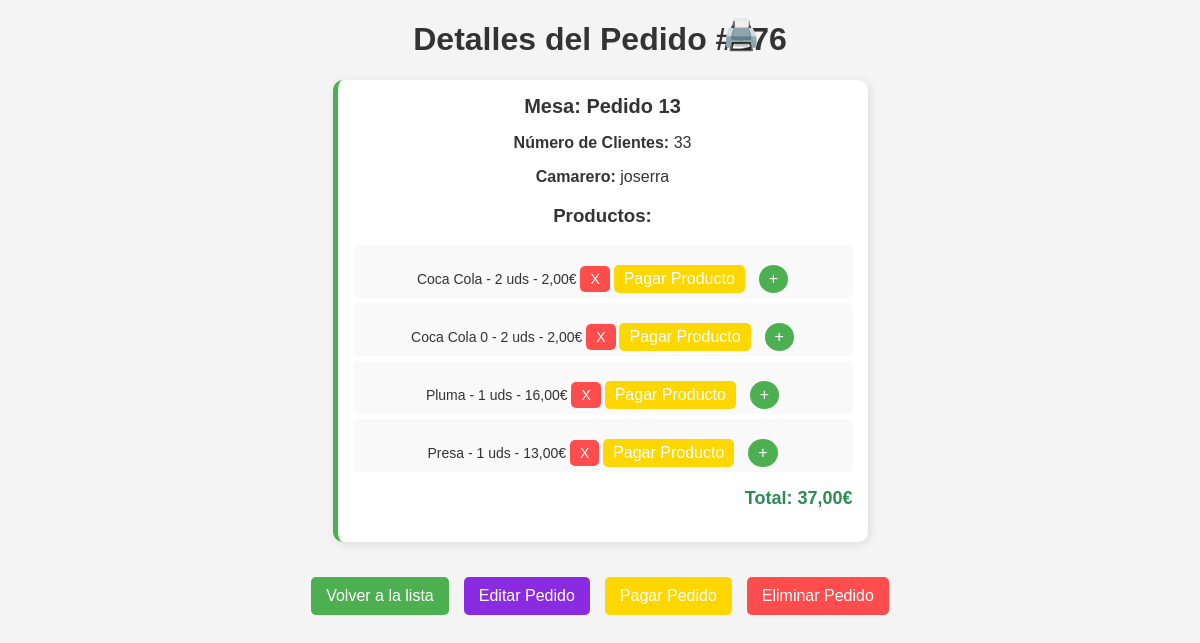
Screenshot of /pedidos/176/ (signed in) with the database file from the repository.
### tapAppGestion/models.py (models this page shows, shortened)
class Pedido(models.Model):
    mesa = models.CharField(max_length=50)
    numero_clientes = models.PositiveIntegerField()
    productos = models.ManyToManyField(Producto, through='PedidoProducto')
    camarero = models.ForeignKey(User, on_delete=models.CASCADE)  #camarero que toma el pedido
    pagado = models.BooleanField(default=False)
    fecha = models.DateTimeField(default=now)
    fecha_cierre = models.DateTimeField(null=True, blank=True)  # Fecha cuando se pagó

class PedidoProducto(models.Model):
    pedido = models.ForeignKey(Pedido, on_delete=models.CASCADE)
    producto = models.ForeignKey(Producto, on_delete=models.CASCADE)
    cantidad = models.PositiveIntegerField(default=1)
    nota = models.TextField(blank=True, null=True)  # Nuevo campo para notas

class Producto(models.Model):
    CATEGORIAS = (
        ('Cervezas', 'Cervezas'),
        ('Bebida/Refresco', 'Bebida/Refresco'),
        ('Copa Vino', 'Copa Vino'),
        ('Botellas Vino', 'Botellas Vino'),
        ('Fuera de Carta', 'Fuera de Carta'),
        ('Pan', 'Pan'),
        ('Tapas o ½ Ración', 'Tapas o ½ Ración'),
        ('Entrantes', 'Entrantes'),
        ('Pescados', 'Pescados'),
        ('Carnes Ibéricas', 'Carnes Ibéricas'),
        ('Carnes Ternera', 'Carnes Ternera'),
        ('Bocadillos', 'Bocadillos'),
        ('Postres', 'Postres'),
        ('Cafés', 'Cafés'),
        ('Bebidas Alcohólicas', 'Bebidas Alcohólicas'),
        ('Desayunos', 'Desayunos'),
        ('Oferta del día', 'Oferta del día'),
    )
    nombre = models.CharField(max_length=100)
    categoria = models.CharField(max_length=50, choices=CATEGORIAS)
    precio = models.DecimalField(max_digits=6, decimal_places=2)
    imagen = models.ImageField(upload_to='productos/', blank=True, null=True)
    cantidad = models.PositiveIntegerField(default=0)  # Campo para la cantidad en el almacén
    es_barril = models.BooleanField(default=False)
    litros_disponibles = models.DecimalField(max_digits=6, decimal_places=2, null=True, blank=True)
    kilos_disponibles = models.DecimalField(max_digits=6, decimal_places=2, null=True, blank=True)

### tapAppGestion/views.py (the view)
# urls.py: path('pedidos/<int:pedido_id>/', views.detalles_pedido, name='detalles_pedido'),
@login_required
def detalles_pedido(request, pedido_id):
    pedido = get_object_or_404(Pedido, id=pedido_id)
    productos_pedido = PedidoProducto.objects.filter(pedido=pedido).select_related('producto')
    total_pedido = sum(pp.producto.precio * pp.cantidad for pp in productos_pedido)
    return render(request, 'detalles_pedido.html', {
        'pedido': pedido,
        'productos_pedido': productos_pedido,
        'total_pedido': round(total_pedido, 2)
    })

### tapAppGestion/templates/detalles_pedido.html (shortened to what this page needs)
{% load static %}
<!DOCTYPE html>
<html lang="es">
<head>
    <link rel="stylesheet" type="text/css" href="{% static 'css/stylesListaPedidos.css' %}">
</head>
<body>
    <main class="pedido-detalles-container">
        <h1 class="pedido-titulo">Detalles del Pedido #{{ pedido.id }}</h1>
    <a href="{% url 'generar_ticket_cliente' pedido.id %}" target="_blank" title="Imprimir ticket"
       style="
           position: absolute;
           top: 17px;
           right: 440px;
           font-size: 30px;
           text-decoration: none;
           color: black;
       ">
        🖨️
    </a>
        <div class="pedido-card">
            <h2>Mesa: {{ pedido.mesa }}</h2>
            <p><strong>Número de Clientes:</strong> {{ pedido.numero_clientes }}</p>
            <p><strong>Camarero:</strong> {{ pedido.camarero.username }}</p>
            <h3>Productos:</h3>
            <ul class="pedido-productos">
                {% for producto_pedido in productos_pedido %}
                <li>
                    {{ producto_pedido.producto.nombre }} - {{ producto_pedido.cantidad }} uds - {{ producto_pedido.producto.precio }}€
                    <a href="{% url 'eliminar_producto_pedido' pedido.id producto_pedido.producto.id %}"
                        class="eliminar-btn-details">X</a>
                    {% if producto_pedido.cantidad > 1 or productos_pedido|length > 1%}
                        <form action="{% url 'pagar_producto' pedido.id producto_pedido.id %}" method="post" style="display:inline;">
                            <button type="submit" class="pagar-btn-individual">Pagar Producto</button>
                        </form>
                    {% endif %}
                    <button type="button" class="nota-btn" onclick="toggleNota({{ producto_pedido.id }})">+</button>
                </li>
                {% endfor %}
            </ul>
            <p class="pedido-total">Total: {{ total_pedido }}€</p>
        </div>
        <div class="botones-container">
            <form action="{% url 'lista_pedidos' %}" method="get">
                <button type="submit" class="volver-btn">Volver a la lista</button>
            </form>
            <form action="{% url 'editar_pedido' pedido.id %}" method="get">
                <button type="submit" class="editar-btn">Editar Pedido</button>
            </form>
            <form action="{% url 'pagar_pedido' pedido.id %}" method="post"
                onsubmit="return confirm('¿Estás seguro de que quieres pagar este pedido? No se podrá editar después.');">
                <button type="submit" class="pagar-btn">Pagar Pedido</button>
            </form>
            <form action="{% url 'eliminar_pedido' pedido.id %}" method="POST"
                onsubmit="return confirm('¿Estás seguro de que quieres eliminar este pedido?');">
                <button type="submit" class="eliminar-btn">Eliminar Pedido</button>
            </form>
        </div>
    </main>
</body>
</html>

### tapAppGestion/static/css/stylesListaPedidos.css (style rules this page uses)
body { font-family: Arial, sans-serif; background-color: #f4f4f4; color: #333; margin: 0; padding: 0; }
.pedido-card { background: white; border-radius: 10px; box-shadow: 2px 2px 10px rgba(0, 0, 0, 0.1); padding: 15px; width: 500px; border-left: 5px solid #4CAF50; }
.pedido-card h2 { font-size: 20px; margin: 0 0 10px 0; color: #333; }
.pedido-productos { list-style: none; padding: 0; }
.pedido-productos li { background: #f9f9f9; margin: 5px 0; padding: 5px; border-radius: 5px; font-size: 14px; }
.pedido-total { font-size: 18px; font-weight: bold; color: #2E8B57; text-align: right; margin-top: 10px; }
.pedido-card { transition: transform 0.2s ease-in-out; }
.botones-container { display: flex; justify-content: center; margin-top: 20px; gap: 15px; }
.eliminar-btn { background-color: #ff4d4d; color: white; border: none; padding: 10px 15px; font-size: 16px; border-radius: 5px; cursor: pointer; margin-top: 15px; width: 100%; text-align: center; }
.volver-btn { background-color: #4CAF50; color: white; border: none; padding: 10px 15px; font-size: 16px; border-radius: 5px; cursor: pointer; margin-top: 15px; text-align: center; }
.eliminar-btn-details { background-color: #ff4d4d; color: white; border: none; padding: 5px 10px; font-size: 14px; border-radius: 5px; cursor: pointer; text-decoration: none; }
.editar-btn { background-color: #8A2BE2; color: white; border: none; padding: 10px 15px; font-size: 16px; border-radius: 5px; cursor: pointer; margin-top: 15px; text-align: center; }
.pedido-detalles-container { display: flex; flex-direction: column; align-items: center; text-align: center; margin: auto; max-width: 600px; }
.pagar-btn { background-color: #FFD700; color: white; border: none; padding: 10px 15px; font-size: 16px; border-radius: 5px; cursor: pointer; margin-top: 15px; text-align: center; }
.pagar-btn-individual { background-color: #FFD700; color: white; border: none; padding: 5px 10px; font-size: 16px; border-radius: 5px; cursor: pointer; margin-top: 15px; text-align: center; }
.nota-btn { background-color: #4CAF50; color: white; border: none; padding: 5px 10px; font-size: 16px; cursor: pointer; margin-left: 10px; border-radius: 50%; transition: 0.3s; }

### rows the page displays
Pedido: id "176", mesa "Pedido 13", numero_clientes "33", camarero.username "joserra"
PedidoProducto: producto.nombre "Coca Cola", cantidad "2", producto.precio "2,00", shows "Pagar Producto"
PedidoProducto: producto.nombre "Coca Cola 0", cantidad "2", producto.precio "2,00", shows "Pagar Producto"
PedidoProducto: producto.nombre "Pluma", cantidad "1", producto.precio "16,00", shows "Pagar Producto"
PedidoProducto: producto.nombre "Presa", cantidad "1", producto.precio "13,00", shows "Pagar Producto"

### other values shown
{{ total_pedido }} "37,00"
